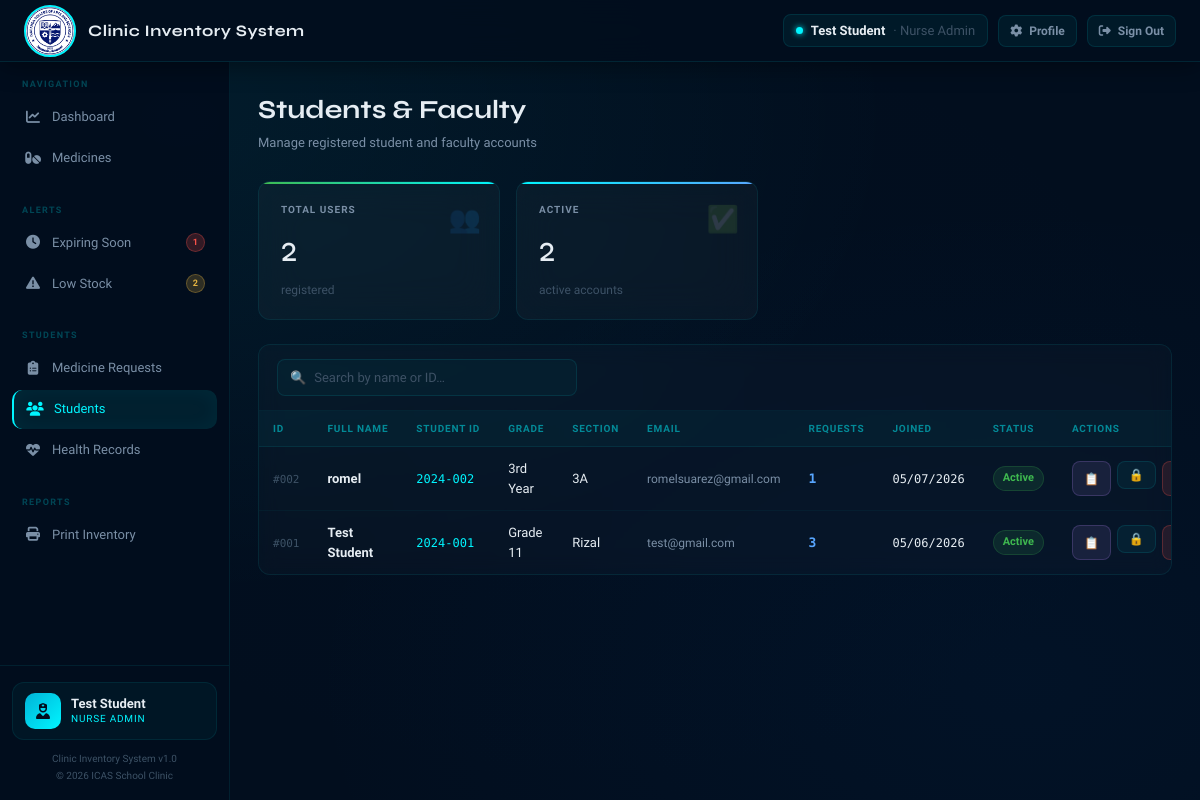
Page /admin_students.php (signed in) on the earlier database version.
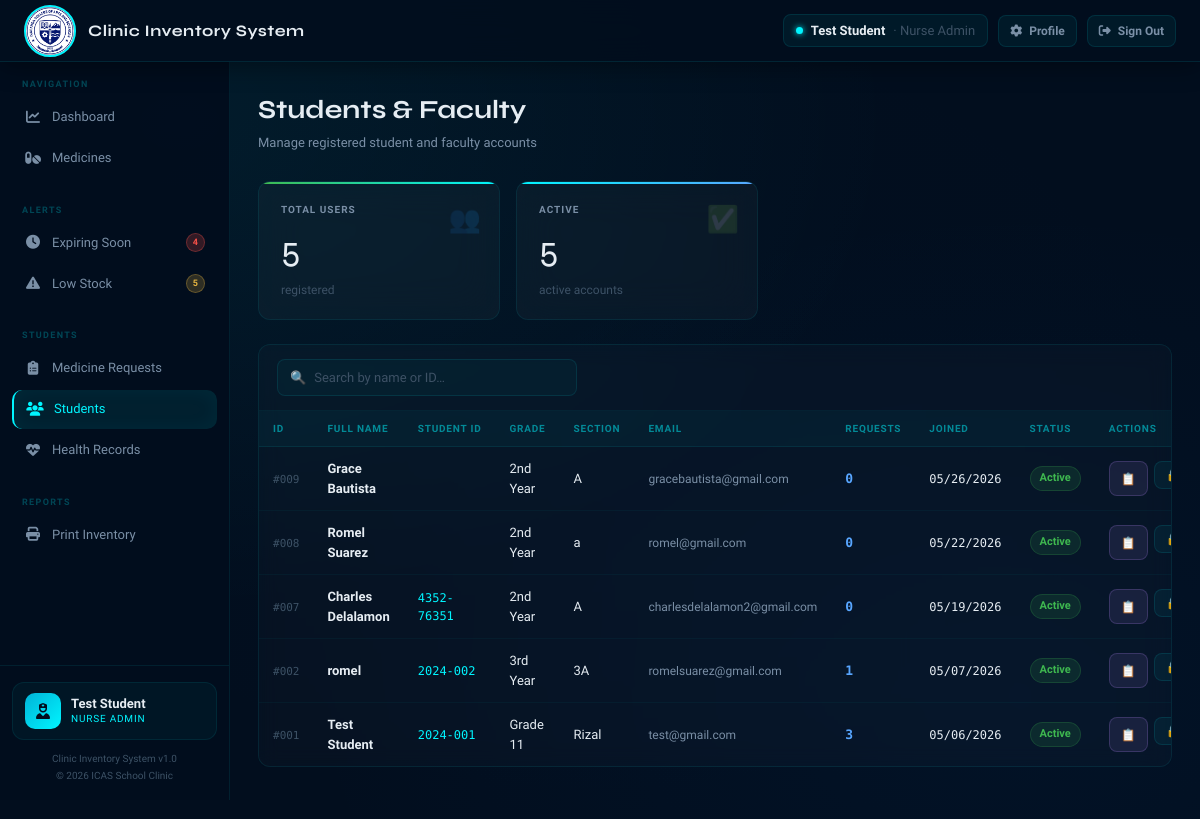
Same page on the later database version.
### tables this page shows
CREATE TABLE `users` (
  `user_id` int(11) NOT NULL,
  `student_id` varchar(20) DEFAULT NULL,
  `full_name` varchar(100) NOT NULL,
  `grade` varchar(20) DEFAULT NULL,
  `section` varchar(20) DEFAULT NULL,
  `email` varchar(100) NOT NULL,
  `password` varchar(255) NOT NULL,
  `status` varchar(20) DEFAULT 'Active',
  `created_at` datetime DEFAULT current_timestamp()
);

### admin_students.php (the view, shortened to what the changed rows need)
<?php
$activePage = 'students';
require_once __DIR__ . '/config/db.php';
$search = trim($_GET['search'] ?? '');
if ($search) {
    $stmt = $conn->prepare("SELECT * FROM users WHERE full_name LIKE ? OR student_id LIKE ? ORDER BY created_at DESC");
    $like = "%{$search}%";
    $stmt->bind_param("ss", $like, $like);
    $stmt->execute();
    $students = $stmt->get_result();
} else {
    $students = $conn->query("SELECT * FROM users ORDER BY created_at DESC");
}
$totalStudents  = $conn->query("SELECT COUNT(*) AS c FROM users")->fetch_assoc()['c'];
$activeStudents = $conn->query("SELECT COUNT(*) AS c FROM users WHERE status='Active'")->fetch_assoc()['c'];
require_once __DIR__ . '/includes/header.php';
?>
<div class="page-header">
  <div>
    <h1>Students & Faculty</h1>
  </div>
</div>
<div class="stats-grid" style="grid-template-columns:repeat(2,1fr);max-width:500px;margin-bottom:24px;">
  <div class="stat-card green">
    <div class="stat-label">Total Users</div>
    <div class="stat-value"><?= $totalStudents ?></div>
    <div class="stat-sub">registered</div>
    <div class="stat-icon">👥</div>
  </div>
  <div class="stat-card blue">
    <div class="stat-label">Active</div>
    <div class="stat-value"><?= $activeStudents ?></div>
    <div class="stat-sub">active accounts</div>
    <div class="stat-icon">✅</div>
  </div>
</div>
<div class="table-card">
  <table>
    <thead><tr>
      <th>ID</th>
      <th>Full Name</th>
      <th>Student ID</th>
      <th>Grade</th>
      <th>Section</th>
      <th>Email</th>
      <th>Requests</th>
      <th>Joined</th>
      <th>Status</th>
      <th>Actions</th>
    </tr></thead>
    <tbody>
    <?php if ($students->num_rows > 0): while ($s = $students->fetch_assoc()):
      $reqStmt = $conn->prepare("SELECT COUNT(*) AS c FROM medicine_requests WHERE user_id=?");
      $reqStmt->bind_param("i", $s['user_id']);
      $reqStmt->execute();
      $reqCount = $reqStmt->get_result()->fetch_assoc()['c'];
    ?>
      <tr>
        <td><span class="med-id">#<?= str_pad($s['user_id'],3,'0',STR_PAD_LEFT) ?></span></td>
        <td><div class="med-name"><?= htmlspecialchars($s['full_name']) ?></div></td>
        <td style="font-family:'DM Mono',monospace;font-size:12px;color:var(--accent)">
          <?= htmlspecialchars($s['student_id']) ?>
        </td>
        <td><?= htmlspecialchars($s['grade'] ?: '—') ?></td>
        <td><?= htmlspecialchars($s['section'] ?: '—') ?></td>
        <td style="font-size:12px;color:var(--text2)">
          <?= $s['email'] ? htmlspecialchars($s['email']) : '—' ?>
        </td>
        <td>
          <span style="font-family:'DM Mono',monospace;font-weight:600;color:var(--blue)">
            <?= $reqCount ?>
          </span>
        </td>
        <td class="mono"><?= date('m/d/Y', strtotime($s['created_at'])) ?></td>
        <td>
          <?php if ($s['status'] === 'Active'): ?>
            <span class="badge in-stock">Active</span>
          <?php else: ?>
            <span class="badge out-stock">Inactive</span>
          <?php endif; ?>
        </td>
        <td>
          <div class="actions-cell">
            <a href="admin_requests.php?student=<?= $s['user_id'] ?>"
               class="btn btn-view btn-sm" title="View Requests">📋</a>
            <form method="POST" style="display:inline;">
              <?php if ($s['status'] === 'Active'): ?>
                <button type="submit" name="action" value="deactivate"
                        class="btn btn-secondary btn-sm" title="Deactivate">🔒</button>
              <?php else: ?>
                <button type="submit" name="action" value="activate"
                        class="btn btn-edit btn-sm" title="Activate">🔓</button>
              <?php endif; ?>
            </form>
            <form method="POST" style="display:inline;"
                  onsubmit="return confirm('Delete <?= htmlspecialchars($s['full_name'], ENT_QUOTES) ?>?\n\nThis will also delete all their requests.')">
              <button type="submit" name="action" value="delete"
                      class="btn btn-danger btn-sm" title="Delete">🗑</button>
            </form>
          </div>
        </td>
      </tr>
    <?php endwhile; endif; ?>
    </tbody>
  </table>
</div>
<?php require_once __DIR__ . '/includes/footer.php'; ?>

### includes/header.php (shortened to what the changed rows need)
<?php
require_once __DIR__ . '/../config/db.php';
$expCount = $conn->query("SELECT COUNT(*) AS c FROM medicines WHERE expiration_date BETWEEN CURDATE() AND DATE_ADD(CURDATE(), INTERVAL 30 DAY)")->fetch_assoc()['c'];
$lowCount = $conn->query("SELECT COUNT(*) AS c FROM medicines WHERE quantity <= 20 OR status IN ('Low Stock','Out of Stock')")->fetch_assoc()['c'];
?>
<!DOCTYPE html>
<html lang="en">
<head>
  <link rel="stylesheet" href="https://cdnjs.cloudflare.com/ajax/libs/font-awesome/6.5.0/css/all.min.css">
  <link rel="stylesheet" href="assets/css/style.css">
</head>
<body>
<div class="layout">
  <aside class="sidebar">
    <div class="sidebar-section">
      <a href="expiring.php" class="nav-item <?= ($activePage==='expiring')?'active':'' ?>">
        <span class="nav-icon"><i class="fas fa-clock"></i></span> Expiring Soon
        <?php if ($expCount > 0): ?>
          <span class="badge-pill"><?= $expCount ?></span>
        <?php endif; ?>
      </a>
      <a href="lowstock.php" class="nav-item <?= ($activePage==='lowstock')?'active':'' ?>">
        <span class="nav-icon"><i class="fas fa-triangle-exclamation"></i></span> Low Stock
        <?php if ($lowCount > 0): ?>
          <span class="badge-pill badge-pill-yellow"><?= $lowCount ?></span>
        <?php endif; ?>
      </a>
    </div>
  </aside>
  <main class="main-content">

Differences in the rows shown:
added users: user_id "009", full_name "Grace Bautista", grade "2nd Year", section "A", email "gracebautista@gmail.com", reqCount "0", created_at "05/26/2026", status "Active"
added users: user_id "008", full_name "Romel Suarez", grade "2nd Year", section "a", email "romel@gmail.com", reqCount "0", created_at "05/22/2026", status "Active"
added users: user_id "007", full_name "Charles Delalamon", student "4352-76351", grade "2nd Year", section "A", email "charlesdelalamon2@gmail.com", reqCount "0", created_at "05/19/2026", status "Active"
Other differences:
$expCount: "1" → "4"
$lowCount: "2" → "5"
$totalStudents: "2" → "5"
$activeStudents: "2" → "5"
